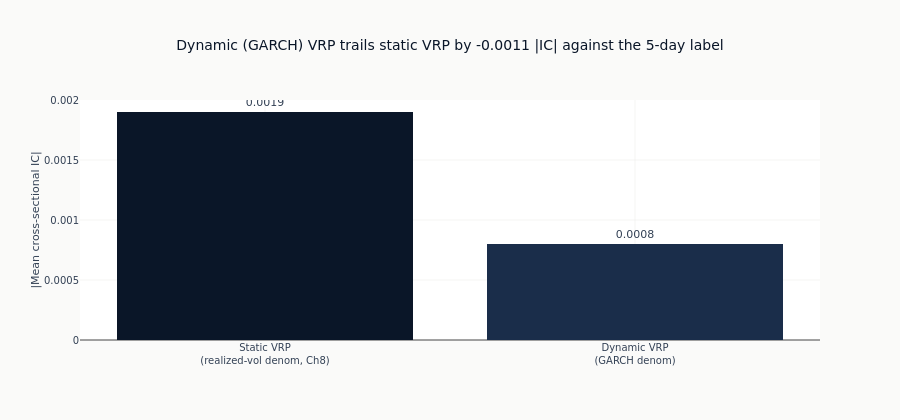

The notebook cell saved with this chart:
### Markdown cell above
The key test for this notebook: does the GARCH conditional-vol denominator
improve the variance-risk-premium signal over the backward-looking realized-vol
denominator from Ch8? The chart compares the two VRP variants' |IC| head to head.

### Code cell
if temporal_ic_results and (static_ic_mean or dynamic_ic_mean):
    _improve = abs(dynamic_ic_mean) - abs(static_ic_mean)
    _verb = "beats" if _improve > 0 else "trails"
    fig = go.Figure()
    fig.add_bar(
        x=["Static VRP<br>(realized-vol denom, Ch8)", "Dynamic VRP<br>(GARCH denom)"],
        y=[abs(static_ic_mean), abs(dynamic_ic_mean)],
        marker_color=[ml4t_palette(2)[0], ml4t_palette(2)[1]],
        text=[f"{abs(static_ic_mean):.4f}", f"{abs(dynamic_ic_mean):.4f}"],
        textposition="outside",
    )
    fig.update_layout(
        title=(
            f"Dynamic (GARCH) VRP {_verb} static VRP by {_improve:+.4f} |IC| "
            f"against the 5-day label"
        ),
        yaxis_title="|Mean cross-sectional IC|",
        xaxis_title=None,
        height=420,
    )
    fig.show()

### Figure 1 — Plotly figure (JSON) as saved in the notebook; plotly's stock layout.template omitted (floating-point values rounded to 4 significant figures)
{"data": [{"marker": {"color": ["#0a1628", "#1a2d4a"]}, "text": ["0.0019", "0.0008"], "textposition": "outside", "type": "bar", "x": ["Static VRP<br>(realized-vol denom, Ch8)", "Dynamic VRP<br>(GARCH denom)"], "y": [0.0019, 0.0008]}], "layout": {"height": 420, "title": {"text": "Dynamic (GARCH) VRP trails static VRP by -0.0011 |IC| against the 5-day label"}, "xaxis": {"title": {}}, "yaxis": {"title": {"text": "|Mean cross-sectional IC|"}}}}
